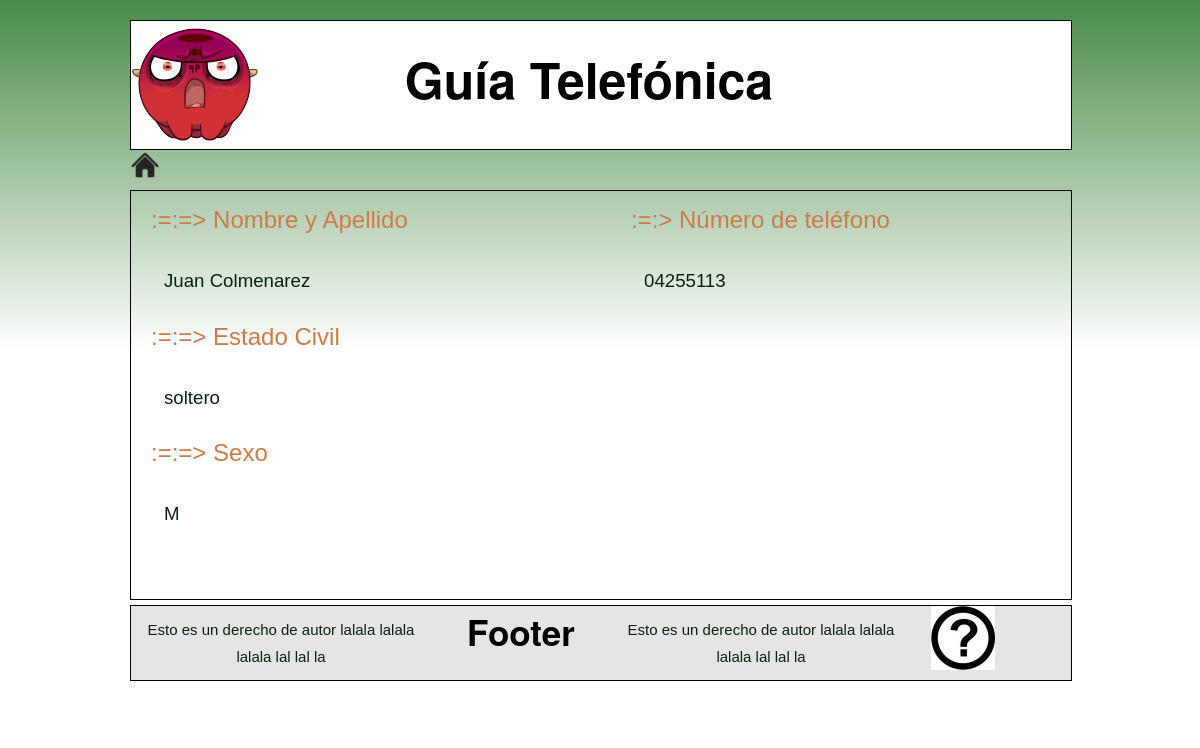
The app's page /info.php?id=1 with its own data.
### tables this page shows
CREATE TABLE IF NOT EXISTS `dir_contacto` (
  `cod_contacto` int(20) NOT NULL AUTO_INCREMENT,
  `nombre` varchar(100) NOT NULL,
  `apellido` varchar(100) NOT NULL,
  `sexo` char(1) DEFAULT NULL,
  `telefono` varchar(100) DEFAULT NULL,
  `edo_civil` varchar(100) DEFAULT 'soltero',
  `pais` varchar(100) DEFAULT NULL,
  `direccion` varchar(500) DEFAULT NULL,
  PRIMARY KEY (`cod_contacto`)
);

### info.php (the view, shortened to what this page needs)
<?php
	include('libreria_config.php');
	$bd = new BaseDatos();
	$bd->connect();
?>
<div class="container_12" id="ContenedorSupremo">
    <div class="grid_12" id="ContenedorSuperior">
		<div id="LogoTeam" class="grid_4 alpha" style="background-image:url(Imagenes/logo.png);width:50px;height:50px;"></div>
		<div class="grid_8 omega" id="barraSuperior">
		<br> <h1 style="font-size:50px;text-align:center;" >  Guía Telefónica </h1></div>
	</div>
	<div class = "grid_12">
		<a href = "index.php"> <img src = "Imagenes/Home.png" height = "30px"></a>
	</div>
	<div class="grid_12" id="ContenedorMedio">
		<div class="grid_6 alpha">
		<?php
			$st =
			'SELECT nombre,apellido,telefono,direccion, sexo,edo_civil, pais
			FROM daweb_krd.dir_contacto
			WHERE cod_contacto = \'' . $_GET['id'] . '\';' ;
			$rs_ = $bd->query($st);
			$rs = mysql_fetch_array($rs_);
			echo '<h2> :=:=> Nombre y Apellido </h2>';
			printf("<p class = \"info\">%s %s </p>",$rs['nombre'],$rs['apellido']);
			if(isset($rs['edo_civil'])){
				echo '<h2> :=:=> Estado Civil</h2>';
				printf("<p class = \"info\">%s</p>",$rs['edo_civil']);
			}
			if(isset($rs['sexo'])){
				echo '<h2> :=:=> Sexo</h2>';
				printf("<p class = \"info\">%s</p>",$rs['sexo']);
			}
		?>
		<br><br><br>
		</div>
		<div class = "grid_6 omega">
			<?php
			echo '<h2> :=:> Número de teléfono</h2>';
			printf("<p class = \"info\">%s</p>",$rs['telefono']);
			?>
		</div>
	</div>
	<div class="grid_12" id="ContenedorFinal">
    <div class="grid_4 alpha">
		<p style="font-size:15px;text-align:center;"> Esto es un derecho de autor lalala
		lalala lalala lal lal la </p>
    </div>
     <div class="grid_2">
		<h3 style="font-size:35px;text-align:center;"> <b> Footer </h3>
    </div>
    <div class="grid_4">
		<p style="font-size:15px;text-align:center;"> Esto es un derecho de autor lalala
		lalala lalala lal lal la </p>
    </div>
    <div class="grid_2 omega"> <a href="about.php">
	<img src="Imagenes/logo2.jpg" alt="Integrantes" width="64" height="64"></a>
    </div>
	</div>
    <br> <br>
	</div>
</body>
</html>

### css/text.css (style rules this page uses)
h1 { font-size: 25px; }
h2 { font-size: 23px; }
h3 { font-size: 21px; }
p, dl, hr, h1, h2, h3, h4, h5, h6, ol, ul, pre, table, address, fieldset, figure { margin-bottom: 20px; }

### css/960.css (style rules this page uses)
.container_12, .container_16 { margin-left: auto; margin-right: auto; width: 960px; }
.grid_1, .grid_2, .grid_3, .grid_4, .grid_5, .grid_6, .grid_7, .grid_8, .grid_9, .grid_10, .grid_11, .grid_12, .grid_13, .grid_14, .grid_15, .grid_16 { display: inline; float: left; margin-left: 10px; margin-right: 10px; }
.container_12 .grid_6, .container_16 .grid_8 { width: 460px; }
.container_12 .grid_12, .container_16 .grid_16 { width: 940px; }
.alpha { margin-left: 0; }
.omega { margin-right: 0; }
.container_12 .grid_2 { width: 140px; }
.container_12 .grid_4 { width: 300px; }
.container_12 .grid_8 { width: 620px; }
.clearfix:before, .clearfix:after, .container_12:before, .container_12:after, .container_16:before, .container_16:after { content: '.'; display: block; overflow: hidden; visibility: hidden; font-size: 0; line-height: 0; width: 0; height: 0; }
.clearfix:after, .container_12:after, .container_16:after { clear: both; }
.clearfix, .container_12, .container_16 { zoom: 1; }

### css/config_krd.css (style rules this page uses)
h2 { font:normal 24px Arial, Helvetica, sans-serif; color:#D07A45; padding:10px 5px; margin:5px 0 10px 15px; }
a { color:#A52A2A; text-decoration: none }
p { font:normal 12px Arial, Helvetica, sans-serif; color:#07230B; padding:10px; margin:0; line-height:1.8em; }
p.info { font:normal 14pt Arial, Helvetica, sans-serif; color:#07230B; padding:10px; margin-left:23px; line-height:1.8em; }
div#ContenedorSupremo { margin-top:20px; }
div#ContenedorSuperior { border: black 1px solid; background-color: white; }
div#ContenedorMedio { margin-top:10px; border: black 1px solid; display:none; }
div#ContenedorFinal { margin-top:5px; border: black 1px solid; background-color: #e5e5e6; }

### records on screen
dir_contacto: nombre "Juan", apellido "Colmenarez", edo_civil "soltero", sexo "M", telefono "04255113"
